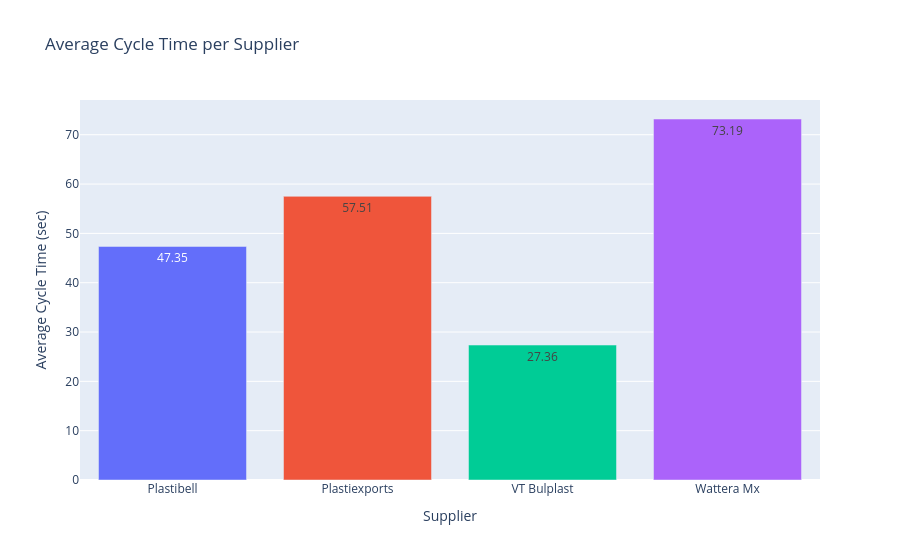

The cell this chart's notebook holds for it:
### Code cell
import plotly.express as px
# Round AVG_VALID_CT to 2 decimal places
ct_per_supplier['AVG_VALID_CT'] = ct_per_supplier['AVG_VALID_CT'].round(2)

# Example: Average Cycle Time per Supplier
fig = px.bar(ct_per_supplier, 
             x='COMPANY_NAME', 
             y='AVG_VALID_CT',
             title='Average Cycle Time per Supplier',
             color='COMPANY_NAME',  # Color based on company
             labels={'AVG_VALID_CT': 'Average Cycle Time (seconds)', 'COMPANY_NAME': 'Supplier'},
             text='AVG_VALID_CT')  # Display the value on top of the bars

# Customize layout
fig.update_layout(xaxis_title='Supplier',
                  yaxis_title='Average Cycle Time (sec)',
                  showlegend=False)

# Show the chart
fig.show()

### Figure 1 — Plotly figure (JSON) as saved in the notebook; plotly's stock layout.template omitted (floating-point values rounded to 4 significant figures)
{"data": [{"alignmentgroup": "True", "hovertemplate": "Supplier=%{x}<br>Average Cycle Time (seconds)=%{text}<extra></extra>", "legendgroup": "Plastibell", "marker": {"color": "#636efa", "pattern": {"shape": ""}}, "name": "Plastibell", "offsetgroup": "Plastibell", "orientation": "v", "showlegend": true, "text": [47.35], "textposition": "auto", "type": "bar", "x": ["Plastibell"], "xaxis": "x", "y": [47.35], "yaxis": "y"}, {"alignmentgroup": "True", "hovertemplate": "Supplier=%{x}<br>Average Cycle Time (seconds)=%{text}<extra></extra>", "legendgroup": "Plastiexports", "marker": {"color": "#EF553B", "pattern": {"shape": ""}}, "name": "Plastiexports", "offsetgroup": "Plastiexports", "orientation": "v", "showlegend": true, "text": [57.51], "textposition": "auto", "type": "bar", "x": ["Plastiexports"], "xaxis": "x", "y": [57.51], "yaxis": "y"}, {"alignmentgroup": "True", "hovertemplate": "Supplier=%{x}<br>Average Cycle Time (seconds)=%{text}<extra></extra>", "legendgroup": "VT Bulplast", "marker": {"color": "#00cc96", "pattern": {"shape": ""}}, "name": "VT Bulplast", "offsetgroup": "VT Bulplast", "orientation": "v", "showlegend": true, "text": [27.36], "textposition": "auto", "type": "bar", "x": ["VT Bulplast"], "xaxis": "x", "y": [27.36], "yaxis": "y"}, {"alignmentgroup": "True", "hovertemplate": "Supplier=%{x}<br>Average Cycle Time (seconds)=%{text}<extra></extra>", "legendgroup": "Wattera Mx", "marker": {"color": "#ab63fa", "pattern": {"shape": ""}}, "name": "Wattera Mx", "offsetgroup": "Wattera Mx", "orientation": "v", "showlegend": true, "text": [73.19], "textposition": "auto", "type": "bar", "x": ["Wattera Mx"], "xaxis": "x", "y": [73.19], "yaxis": "y"}], "layout": {"barmode": "relative", "legend": {"title": {"text": "Supplier"}, "tracegroupgap": 0}, "showlegend": false, "title": {"text": "Average Cycle Time per Supplier"}, "xaxis": {"anchor": "y", "categoryarray": ["Plastibell", "Plastiexports", "VT Bulplast", "Wattera Mx"], "categoryorder": "array", "domain": [0, 1], "title": {"text": "Supplier"}}, "yaxis": {"anchor": "x", "domain": [0, 1], "title": {"text": "Average Cycle Time (sec)"}}}}
